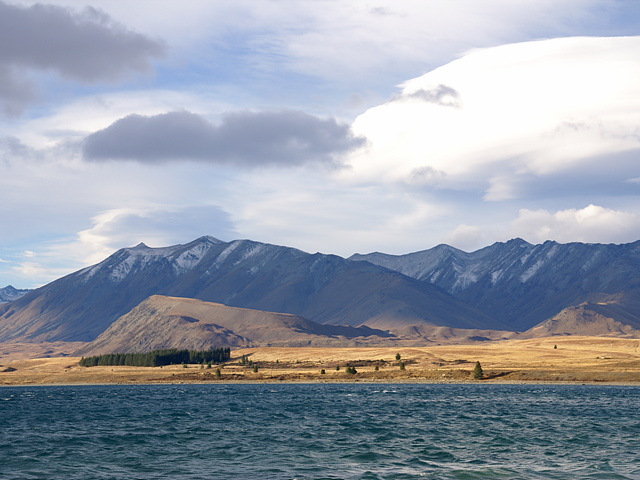
//> input picture images/tekapo.bmp, 640 x 480 px
$ ./remap   (built with g++ and OpenCV 4)
//> lines starting //> are read from the running program, lines starting //| are printed output that depends on the picture
#include <iostream>
#include <opencv2/core/base.hpp>
#include <opencv2/highgui.hpp>
#include <opencv2/imgproc.hpp>
#include "opencv2/opencv.hpp"

using namespace std;
using namespace cv;

int main()
{
    Mat src = imread("../../../images/tekapo.bmp");
//> src is the input picture: 480 rows x 640 cols, CV_8UC3; mean B, G, R 169.8, 157.4, 149.7
    if(src.empty()){
        cerr <<"image load failed!!" << endl;
        return -1;
    }

    int w = src.cols;
//> w = 640
    int h = src.rows;
//> h = 480

    Mat map1 = Mat::zeros(h, w, CV_32FC1);
    Mat map2 = Mat::zeros(h, w, CV_32FC1);

    for(int y = 0; y < h; y++){
        for (int x = 0; x < w; x++){
            map1.at<float>(y,x) = x;
            // map2.at<float>(y,x) = y;
            // map2.at<float>(y, x) = h - 1 -y;
            map2.at<float>(y,x) = y + 10 * sin(x / 32.f);
         }
    }
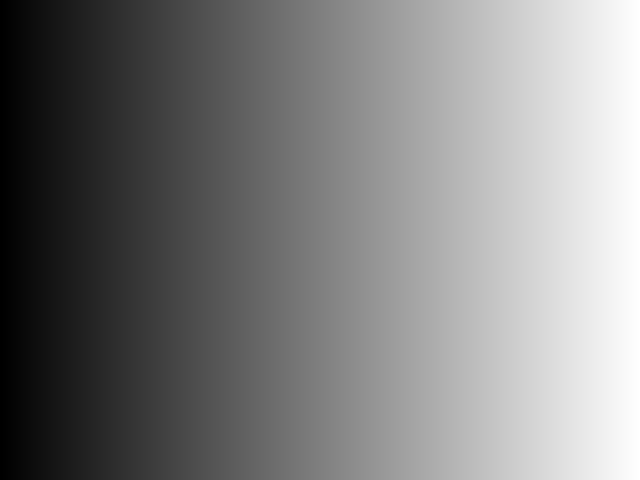
//> map1: 480 rows x 640 cols, CV_32FC1; min 0, max 639, mean 319.5; drawn with min black and max white
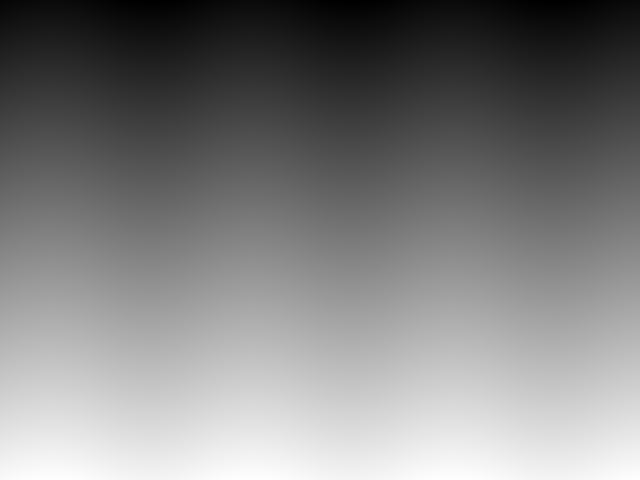
//> map2: 480 rows x 640 cols, CV_32FC1; min -10, max 489, mean 239.8; drawn with min black and max white

    Mat dst;
    // remap(src, dst, map1, map2, INTER_LINEAR);
    remap(src, dst, map1, map2, INTER_LINEAR, BORDER_DEFAULT);
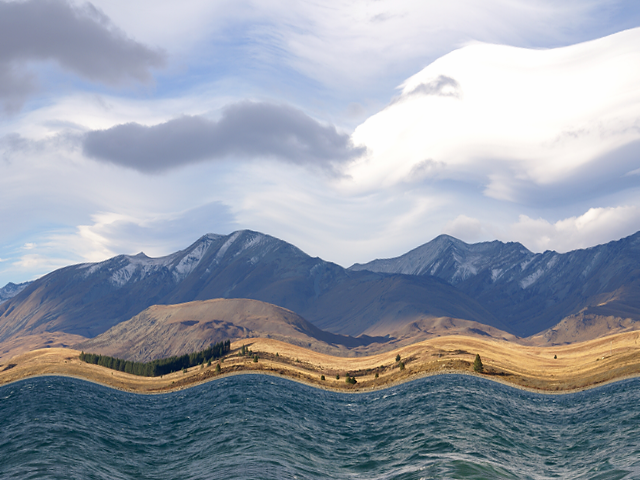
//> dst: 480 rows x 640 cols, CV_8UC3; mean B, G, R 169.8, 157.3, 149.6
    imshow("src", src);
    imshow("dst", dst);

    while(1){
        if(waitKey()==27) break;
//> the Esc key is pressed
    }
}

$ run again, with images/circuit2.bmp copied over images/tekapo.bmp
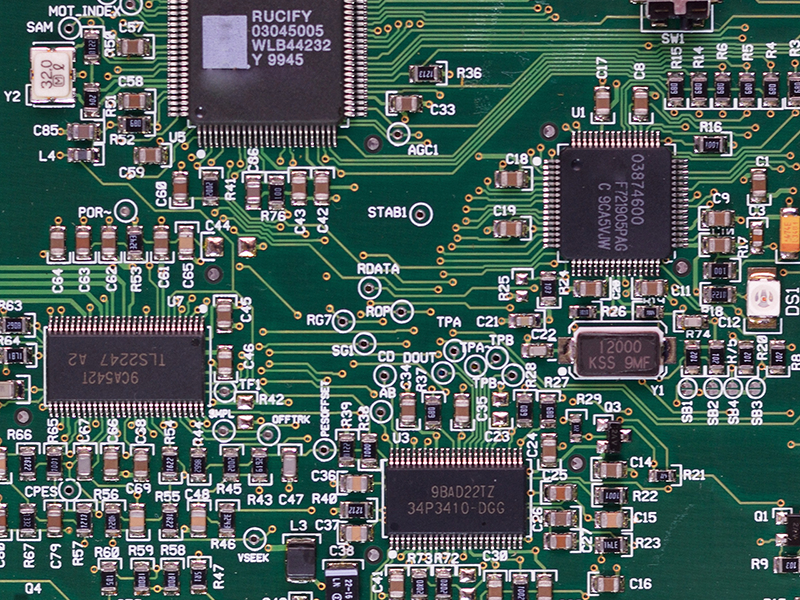
//> input picture images/circuit2.bmp, 800 x 600 px
//> src is the input picture: 600 rows x 800 cols, CV_8UC3; mean B, G, R 91.3, 95.7, 76.3
//> `remap(src, dst, map1, map2, INTER_LINEAR, BORDER_DEFAULT);`:
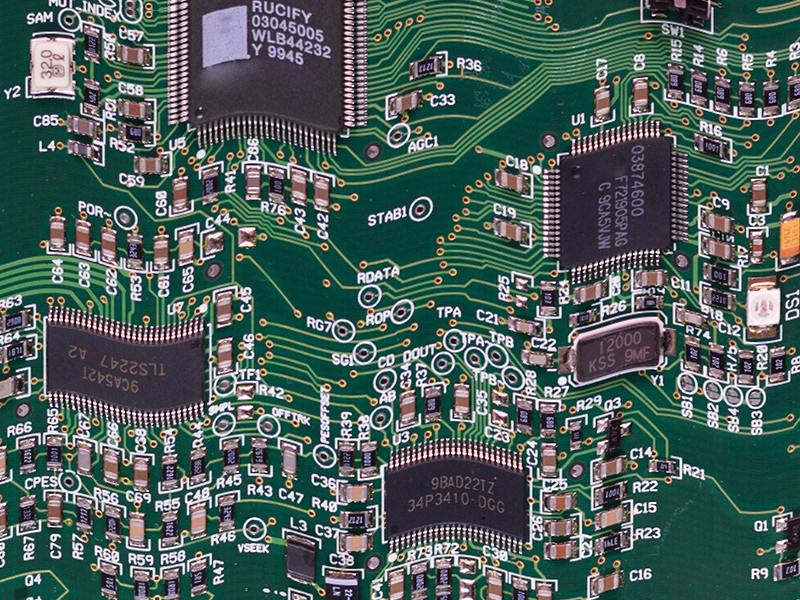
//> dst: 600 rows x 800 cols, CV_8UC3; mean B, G, R 91.4, 95.7, 76.3
